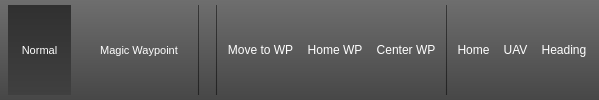
    <widget class="QFrame" name="frameTopBar">
     <property name="sizePolicy">
      <sizepolicy hsizetype="MinimumExpanding" vsizetype="Preferred">
       <horstretch>0</horstretch>
       <verstretch>0</verstretch>
      </sizepolicy>
     </property>
     <property name="minimumSize">
      <size>
       <width>0</width>
       <height>32</height>
      </size>
     </property>
     <property name="maximumSize">
      <size>
       <width>16777215</width>
       <height>16777215</height>
      </size>
     </property>
     <property name="contextMenuPolicy">
      <enum>Qt::NoContextMenu</enum>
     </property>
     <property name="styleSheet">
      <string notr="true">QFrame{
background-color: qlineargradient(spread:pad, x1:0.5, y1:0, x2:0.5, y2:1, stop:0 rgba(110, 110, 110, 255), stop:1 rgba(71, 71, 71, 255));
color: rgba(0, 0, 0, 128);
}

QLabel {
background-color: transparent;
/* background-color: qlineargradient(spread:pad, x1:0.5, y1:0, x2:0.5, y2:1, stop:0 rgba(0, 0, 0, 80), stop:1 rgba(0, 0, 0, 80)); */
color: rgb(255, 255, 255);
/*border: 1px solid black;*/
border: none;
border-radius: 2px;
}

QToolButton {	/* all types of tool button */ 
background-color: transparent;
color: rgb(255, 255, 255);

/*height: 24px;*/

/*border-style: none;*/
/* border: 1px solid rgba(0, 0, 0, 64);  */
/* border: 0px; */
border-radius: 0px;
/*border-radius: 3px;*/
}
QToolButton:disabled {
background-color: qlineargradient(spread:pad, x1:0.5, y1:0, x2:0.5, y2:1, stop:0 rgba(128, 128, 128, 128), stop:1 rgba(128, 128, 128, 128));
color: rgba(255, 255, 255, 128);

/*height: 24px;*/

border: none;
border-radius: 0px;
/*
border: 1px  solid rgb(255, 255, 255); 
border-radius: 0px;
border-top-color: rgba(0, 0, 0, 64);
border-right-color: rgba(0, 0, 0, 64);
border-bottom-color: rgba(255, 255, 255, 64);
border-left-color: rgba(255, 255, 255, 64);
*/
}
QToolButton:hover {
background-color: qlineargradient(spread:pad, x1:0.5, y1:0, x2:0.5, y2:1, stop:0 rgba(255, 255, 255,128), stop:1 rgba(180, 180, 180, 128));
color: rgb(255, 255, 255);

/*height: 24px;*/

border: 0px; 
border-radius: 0px;
/*border-radius: 3px;*/
}
QToolButton:pressed {
background-color: qlineargradient(spread:pad, x1:0.5, y1:0, x2:0.5, y2:1, stop:0 rgba(48, 48, 48, 255), stop:1 rgba(64, 64, 64, 255));
color: rgb(255, 255, 255);

/*height: 24px;*/

border: none;
border-radius: 0px;
/*
border: 1px  solid rgb(255, 255, 255); 
border-radius: 0px;
border-top-color: rgba(0, 0, 0, 64);
border-right-color: rgba(0, 0, 0, 64);
border-bottom-color: rgba(255, 255, 255, 64);
border-left-color: rgba(255, 255, 255, 64);
*/
}

QToolButton:checked {
background-color: qlineargradient(spread:pad, x1:0.5, y1:0, x2:0.5, y2:1, stop:0 rgba(48, 48, 48, 255), stop:1 rgba(64, 64, 64, 255));
color: rgb(255, 255, 255);

/*height: 24px;*/

border: none;
border-radius: 0px;
/*
border: 1px  solid rgb(255, 255, 255); 
border-radius: 0px;
border-top-color: rgba(0, 0, 0, 64);
border-right-color: rgba(0, 0, 0, 64);
border-bottom-color: rgba(255, 255, 255, 64);
border-left-color: rgba(255, 255, 255, 64);
*/
}

QPushButton {
background-color: transparent;
color: rgb(255, 255, 255);

/*height: 24px;*/

/*border-style: none;*/
/* border: 1px solid rgba(0, 0, 0, 64);  */
/* border: 0px; */
border-radius: 0px;
/*border-radius: 3px;*/
}
QPushButton:disabled {
background-color: qlineargradient(spread:pad, x1:0.5, y1:0, x2:0.5, y2:1, stop:0 rgba(128, 128, 128, 128), stop:1 rgba(128, 128, 128, 128));
color: rgb(255, 255, 255);

/*height: 24px;*/

border: none;
border-radius: 0px;
/*
border: 1px  solid rgb(255, 255, 255); 
border-radius: 0px;
border-top-color: rgba(0, 0, 0, 64);
border-right-color: rgba(0, 0, 0, 64);
border-bottom-color: rgba(255, 255, 255, 64);
border-left-color: rgba(255, 255, 255, 64);
*/
}
QPushButton:hover {
background-color: qlineargradient(spread:pad, x1:0.5, y1:0, x2:0.5, y2:1, stop:0 rgba(255, 255, 255,128), stop:1 rgba(180, 180, 180, 128));
color: rgb(255, 255, 255);

/*height: 24px;*/

border: 0px; 
border-radius: 0px;
/*border-radius: 3px;*/
}
QPushButton:pressed {
background-color: qlineargradient(spread:pad, x1:0.5, y1:0, x2:0.5, y2:1, stop:0 rgba(48, 48, 48, 255), stop:1 rgba(64, 64, 64, 255));
color: rgb(255, 255, 255);

/*height: 24px;*/

border: none;
border-radius: 0px;
/*
border: 1px  solid rgb(255, 255, 255); 
border-radius: 0px;
border-top-color: rgba(0, 0, 0, 64);
border-right-color: rgba(0, 0, 0, 64);
border-bottom-color: rgba(255, 255, 255, 64);
border-left-color: rgba(255, 255, 255, 64);
*/
}

QComboBox {
background-color: qlineargradient(spread:pad, x1:0.5, y1:0, x2:0.5, y2:1, stop:0 rgba(48, 48, 48, 255), stop:1 rgba(120, 120, 120, 255));
color: rgba(255, 255, 255, 255);
border: 1px solid rgba(0, 0, 0, 128); 
border-radius: 0px;
}
QComboBox::down-arrow:on {
background-color: qlineargradient(spread:pad, x1:0.5, y1:0, x2:0.5, y2:1, stop:0 rgba(48, 48, 48, 255), stop:1 rgba(120, 120, 120, 255));
top: 1px; left: 1px;	/* move the arrow when the popup is open */
}
QComboBox::down-arrow {
     image: url(:/opmap/images/combobox_down_arrow.png);
}
QComboBox:drop-down {
background-color: qlineargradient(spread:pad, x1:0.5, y1:0, x2:0.5, y2:1, stop:0 rgba(110, 110, 110, 255), stop:1 rgba(71, 71, 71, 255));
border-left: 1px solid rgba(0, 0, 0, 128);
/*     subcontrol-origin: padding;
     subcontrol-position: top right;
     border-top-right-radius: 1px;
     border-bottom-right-radius: 1px; */
}
QComboBox QAbstractItemView { /* the drop down list */
background-color: rgb(255, 255, 255);
color: rgb(0, 0, 0);
border: 1px solid rgba(0, 0, 0, 128);
selection-background-color: rgb(160, 160, 255);
border-radius: 2px;
}
</string>
     </property>
     <property name="frameShape">
      <enum>QFrame::NoFrame</enum>
     </property>
     <property name="frameShadow">
      <enum>QFrame::Plain</enum>
     </property>
     <layout class="QHBoxLayout" name="horizontalLayout_4">
      <property name="spacing">
       <number>0</number>
      </property>
      <property name="margin">
       <number>0</number>
      </property>
      <item>
       <layout class="QHBoxLayout" name="layoutWidgetStatusBar_2">
        <property name="spacing">
         <number>5</number>
        </property>
        <property name="leftMargin">
         <number>8</number>
        </property>
        <property name="topMargin">
         <number>5</number>
        </property>
        <property name="rightMargin">
         <number>8</number>
        </property>
        <property name="bottomMargin">
         <number>5</number>
        </property>
        <item>
         <widget class="QToolButton" name="toolButtonNormalMapMode">
          <property name="sizePolicy">
           <sizepolicy hsizetype="Fixed" vsizetype="Preferred">
            <horstretch>0</horstretch>
            <verstretch>0</verstretch>
           </sizepolicy>
          </property>
          <property name="font">
           <font>
            <pointsize>8</pointsize>
           </font>
          </property>
          <property name="toolTip">
           <string>Normal Map Mode</string>
          </property>
          <property name="text">
           <string>   Normal   </string>
          </property>
          <property name="iconSize">
           <size>
            <width>16</width>
            <height>32</height>
           </size>
          </property>
          <property name="checkable">
           <bool>true</bool>
          </property>
          <property name="checked">
           <bool>true</bool>
          </property>
          <property name="toolButtonStyle">
           <enum>Qt::ToolButtonTextOnly</enum>
          </property>
         </widget>
        </item>
        <item>
         <spacer name="horizontalSpacer">
          <property name="orientation">
           <enum>Qt::Horizontal</enum>
          </property>
          <property name="sizeType">
           <enum>QSizePolicy::Fixed</enum>
          </property>
          <property name="sizeHint" stdset="0">
           <size>
            <width>10</width>
            <height>20</height>
           </size>
          </property>
         </spacer>
        </item>
        <item>
         <widget class="QToolButton" name="toolButtonMagicWaypointMapMode">
          <property name="sizePolicy">
           <sizepolicy hsizetype="Fixed" vsizetype="Preferred">
            <horstretch>0</horstretch>
            <verstretch>0</verstretch>
           </sizepolicy>
          </property>
          <property name="font">
           <font>
            <pointsize>8</pointsize>
           </font>
          </property>
          <property name="toolTip">
           <string>Magic Waypoint Map Mode</string>
          </property>
          <property name="text">
           <string>   Magic Waypoint   </string>
          </property>
          <property name="iconSize">
           <size>
            <width>16</width>
            <height>32</height>
           </size>
          </property>
          <property name="checkable">
           <bool>true</bool>
          </property>
          <property name="toolButtonStyle">
           <enum>Qt::ToolButtonTextOnly</enum>
          </property>
         </widget>
        </item>
        <item>
         <widget class="Line" name="line_6">
          <property name="frameShadow">
           <enum>QFrame::Plain</enum>
          </property>
          <property name="orientation">
           <enum>Qt::Vertical</enum>
          </property>
         </widget>
        </item>
        <item>
         <spacer name="horizontalSpacer_4">
          <property name="orientation">
           <enum>Qt::Horizontal</enum>
          </property>
          <property name="sizeHint" stdset="0">
           <size>
            <width>10</width>
            <height>20</height>
           </size>
          </property>
         </spacer>
        </item>
        <item>
         <widget class="Line" name="lineWaypoint">
          <property name="frameShadow">
           <enum>QFrame::Plain</enum>
          </property>
          <property name="orientation">
           <enum>Qt::Vertical</enum>
          </property>
         </widget>
        </item>
        <item>
         <widget class="QToolButton" name="toolButtonMoveToWP">
          <property name="sizePolicy">
           <sizepolicy hsizetype="Fixed" vsizetype="Preferred">
            <horstretch>0</horstretch>
            <verstretch>0</verstretch>
           </sizepolicy>
          </property>
          <property name="toolTip">
           <string>Click to move the UAV to the magic waypoint position</string>
          </property>
          <property name="text">
           <string>Move to WP</string>
          </property>
          <property name="icon">
           <iconset resource="opmap.qrc">
            <normaloff>:/opmap/images/move_to_wp.png</normaloff>:/opmap/images/move_to_wp.png</iconset>
          </property>
          <property name="iconSize">
           <size>
            <width>28</width>
            <height>28</height>
           </size>
          </property>
         </widget>
        </item>
        <item>
         <widget class="QToolButton" name="toolButtonHomeWaypoint">
          <property name="sizePolicy">
           <sizepolicy hsizetype="Fixed" vsizetype="Preferred">
            <horstretch>0</horstretch>
            <verstretch>0</verstretch>
           </sizepolicy>
          </property>
          <property name="toolTip">
           <string>Move the magic waypoint to the home position</string>
          </property>
          <property name="text">
           <string>Home WP</string>
          </property>
          <property name="icon">
           <iconset resource="opmap.qrc">
            <normaloff>:/opmap/images/home_wp.png</normaloff>:/opmap/images/home_wp.png</iconset>
          </property>
          <property name="iconSize">
           <size>
            <width>28</width>
            <height>28</height>
           </size>
          </property>
         </widget>
        </item>
        <item>
         <widget class="QToolButton" name="toolButtonCenterWaypoint">
          <property name="sizePolicy">
           <sizepolicy hsizetype="Fixed" vsizetype="Preferred">
            <horstretch>0</horstretch>
            <verstretch>0</verstretch>
           </sizepolicy>
          </property>
          <property name="toolTip">
           <string>Move the magic waypoint to center of map</string>
          </property>
          <property name="text">
           <string>Center WP</string>
          </property>
          <property name="icon">
           <iconset resource="opmap.qrc">
            <normaloff>:/opmap/images/center_wp.png</normaloff>:/opmap/images/center_wp.png</iconset>
          </property>
          <property name="iconSize">
           <size>
            <width>28</width>
            <height>28</height>
           </size>
          </property>
         </widget>
        </item>
        <item>
         <widget class="Line" name="line_8">
          <property name="frameShadow">
           <enum>QFrame::Plain</enum>
          </property>
          <property name="orientation">
           <enum>Qt::Vertical</enum>
          </property>
         </widget>
        </item>
        <item>
         <widget class="QToolButton" name="toolButtonMapHome">
          <property name="sizePolicy">
           <sizepolicy hsizetype="Fixed" vsizetype="Preferred">
            <horstretch>0</horstretch>
            <verstretch>0</verstretch>
           </sizepolicy>
          </property>
          <property name="toolTip">
           <string>Center map over home position</string>
          </property>
          <property name="text">
           <string>Home</string>
          </property>
          <property name="icon">
           <iconset resource="opmap.qrc">
            <normaloff>:/opmap/images/gcs.png</normaloff>:/opmap/images/gcs.png</iconset>
          </property>
          <property name="iconSize">
           <size>
            <width>28</width>
            <height>28</height>
           </size>
          </property>
          <property name="autoRepeat">
           <bool>false</bool>
          </property>
          <property name="toolButtonStyle">
           <enum>Qt::ToolButtonIconOnly</enum>
          </property>
          <property name="autoRaise">
           <bool>false</bool>
          </property>
         </widget>
        </item>
        <item>
         <widget class="QToolButton" name="toolButtonMapUAV">
          <property name="sizePolicy">
           <sizepolicy hsizetype="Fixed" vsizetype="Preferred">
            <horstretch>0</horstretch>
            <verstretch>0</verstretch>
           </sizepolicy>
          </property>
          <property name="toolTip">
           <string>Center map over UAV position</string>
          </property>
          <property name="text">
           <string>UAV</string>
          </property>
          <property name="icon">
           <iconset resource="opmap.qrc">
            <normaloff>:/opmap/images/uav.png</normaloff>:/opmap/images/uav.png</iconset>
          </property>
          <property name="iconSize">
           <size>
            <width>28</width>
            <height>28</height>
           </size>
          </property>
          <property name="checkable">
           <bool>true</bool>
          </property>
          <property name="autoRepeat">
           <bool>false</bool>
          </property>
          <property name="toolButtonStyle">
           <enum>Qt::ToolButtonIconOnly</enum>
          </property>
          <property name="autoRaise">
           <bool>false</bool>
          </property>
         </widget>
        </item>
        <item>
         <widget class="QToolButton" name="toolButtonMapUAVheading">
          <property name="sizePolicy">
           <sizepolicy hsizetype="Fixed" vsizetype="Preferred">
            <horstretch>0</horstretch>
            <verstretch>0</verstretch>
           </sizepolicy>
          </property>
          <property name="toolTip">
           <string>Map rotation follows UAV heading</string>
          </property>
          <property name="text">
           <string>Heading</string>
          </property>
          <property name="icon">
           <iconset resource="opmap.qrc">
            <normaloff>:/opmap/images/uav_heading.png</normaloff>:/opmap/images/uav_heading.png</iconset>
          </property>
          <property name="iconSize">
           <size>
            <width>28</width>
            <height>28</height>
           </size>
          </property>
          <property name="checkable">
           <bool>true</bool>
          </property>
          <property name="autoRepeat">
           <bool>false</bool>
          </property>
          <property name="toolButtonStyle">
           <enum>Qt::ToolButtonIconOnly</enum>
          </property>
          <property name="autoRaise">
           <bool>false</bool>
          </property>
         </widget>
        </item>
       </layout>
      </item>
     </layout>
    </widget>
